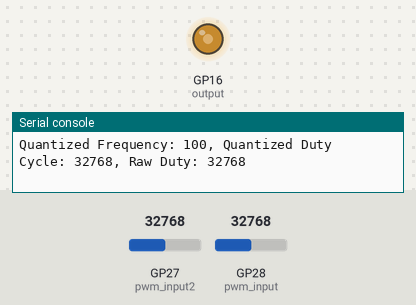
Bench run of a program on a simulated Raspberry Pi Pico running MicroPython. Parts: output pins drawn as LEDs (lit = HIGH), the last lines printed to the serial console. Inputs (shaded band) come from the test bench; at power-on: GP27 (pwm_input2) = 32768, GP28 (pwm_input) = 32768 (analog values on the 0–65535 scale).

Above: at 1.2 s.
1.3 s: GP27 (pwm_input2) set to 45874
At 1.6 s:
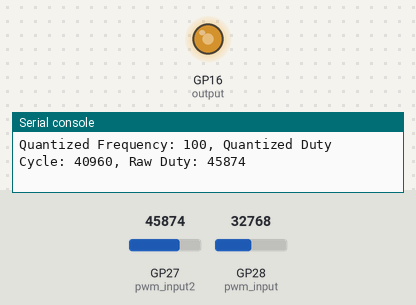
2.8 s: GP27 (pwm_input2) set to 57670
At 3.2 s:
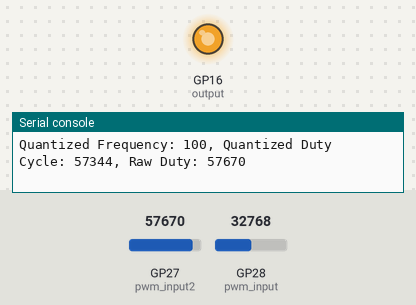
4.3 s: GP27 (pwm_input2) set to 19660
At 5.4 s:
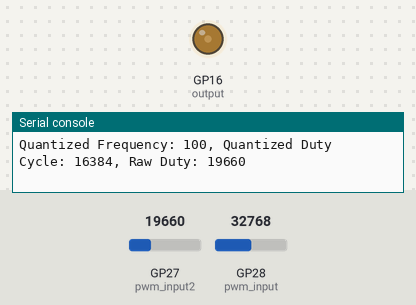
5.8 s: GP27 (pwm_input2) set to 7864
At 6.9 s:
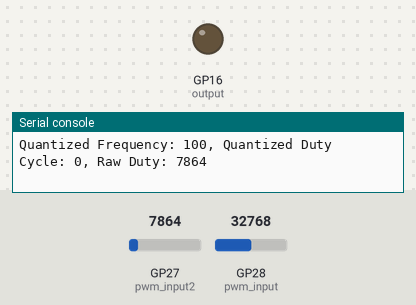
7.3 s: GP27 (pwm_input2) set to 65535
At 7.8 s:
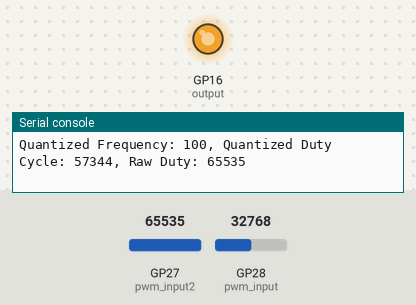
8.8 s: GP27 (pwm_input2) set to 0
At 9.3 s:
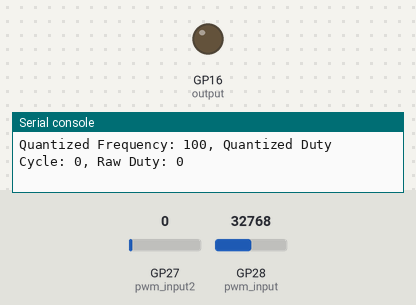
Timing chart, 0 to 11.3 s (numbered marks = the images above; inputs shaded):
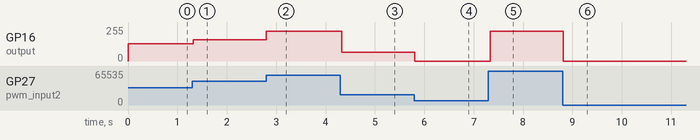

The program:

04_steady_tone.py
```python
from machine import ADC, PWM, Pin
from time import sleep

# Define pins
output_pin = 16  # Output for PWM
pwm_pin = 28  # Input ADC for frequency
pwm_pin2 = 27  # Input ADC for duty cycle

# Initialize hardware
pwm_input = ADC(pwm_pin)
pwm_input2 = ADC(pwm_pin2)
output = PWM(Pin(output_pin))

# Define frequency range and quantization steps
min_frequency = 10  # Minimum frequency (Hz)
max_frequency = 200  # Maximum frequency (Hz)
frequency_quantization_step = 10  # Frequency step size (Hz)

# Define duty cycle quantization
min_duty = 0  # Minimum duty cycle (0%)
max_duty = 65535  # Maximum duty cycle (100%)
duty_quantization_step = 8192  # Quantize duty in 6.25% steps

print(f'Frequency quantization step: {frequency_quantization_step}')
print(f'Duty cycle quantization step: {duty_quantization_step}')

# Initialize PWM output with a default duty cycle
output.duty_u16(32768)  # 50% duty cycle

# Map function
def map_value(value, in_min, in_max, out_min, out_max):
    """Map a value from one range to another."""
    return int((value - in_min) * (out_max - out_min) / (in_max - in_min) + out_min)

# Main loop
while True:
    # Read ADC values
    raw_pwm_value = pwm_input.read_u16()
    raw_duty_value = pwm_input2.read_u16()

    # Map the ADC values to the desired ranges
    mapped_frequency = map_value(raw_pwm_value, 0, 65535, min_frequency, max_frequency)
    mapped_duty = map_value(raw_duty_value, 0, 65535, min_duty, max_duty)

    # Quantize the frequency and duty cycle
    quantized_frequency = (mapped_frequency // frequency_quantization_step) * frequency_quantization_step
    quantized_duty = (mapped_duty // duty_quantization_step) * duty_quantization_step

    # Update PWM output
    output.freq(quantized_frequency)  # Set quantized frequency
    output.duty_u16(quantized_duty)  # Set quantized duty cycle

    # Print debug information
    print(f"Quantized Frequency: {quantized_frequency}, Quantized Duty Cycle: {quantized_duty}, Raw Duty: {raw_duty_value}")

    # Small delay for loop stability
    sleep(0.05)
```

Measured:
- after the input at 1.3 s, GP16 (output): 128/255 → 159/255 at once
- after the input at 2.8 s, GP16 (output): 159/255 → 223/255 at once
- after the input at 4.3 s, GP16 (output): 223/255 → 64/255 at once
- after the input at 5.8 s, GP16 (output): 64/255 → 0/255 at once
- after the input at 7.3 s, GP16 (output): 0/255 → 223/255 at once
- after the input at 8.8 s, GP16 (output): 223/255 → 0/255 at once
